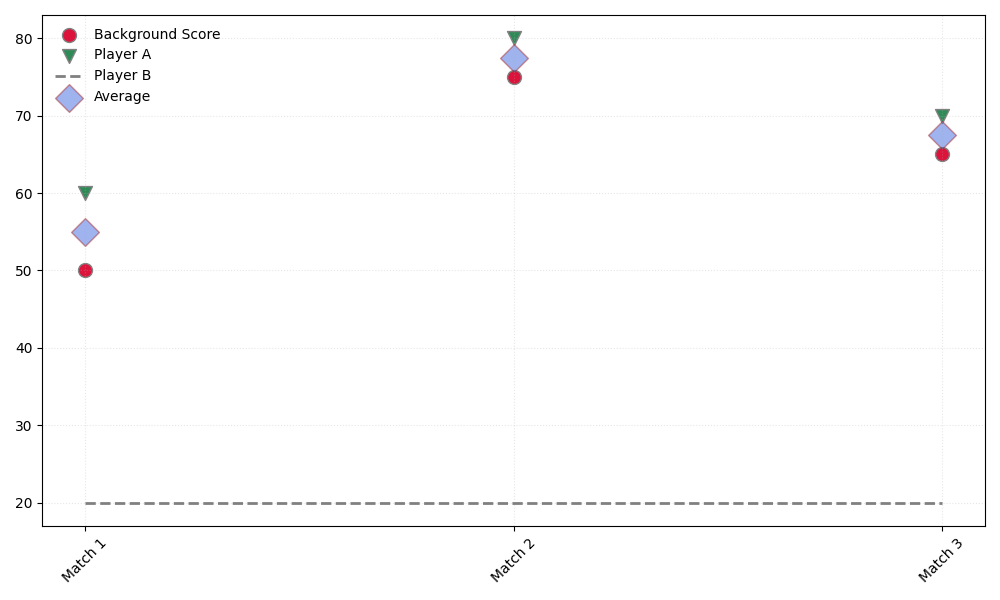

Write Python code to recreate this figure.
import matplotlib.pyplot as plt
import numpy as np

matches = np.array(['Match 1', 'Match 2', 'Match 3'])
player_a_runs = np.array([50, 75, 65])
player_b_runs = np.array([60, 80, 70])
background_score = [20, 20, 20]

fig, ax = plt.subplots(figsize=(10, 6))

player_colors = ['crimson', 'seagreen']
marker_styles = ['o', 'v']  # circle, triangle down
border_styles = ['-', '--', ':']  # solid, dashed, dotted

ax.scatter(matches, player_a_runs, color=player_colors[0], marker=marker_styles[0], s=100, edgecolor='grey')
ax.scatter(matches, player_b_runs, color=player_colors[1], marker=marker_styles[1], s=100, edgecolor='grey')

ax.plot(matches, background_score, linestyle=border_styles[1], color='grey', linewidth=2)

avg_runs = np.mean([player_a_runs, player_b_runs], axis=0)
ax.scatter(matches, avg_runs, color='royalblue', marker='D', s=200, edgecolor='brown', alpha=0.5)

ax.set_xticks(matches)
ax.set_xticklabels(matches, rotation=45)

ax.grid(True, linestyle=border_styles[2], alpha=0.3)

ax.legend(['Background Score', 'Player A', 'Player B', 'Average'], loc='upper left', fontsize=10, frameon=False)

plt.tight_layout()
plt.show()
